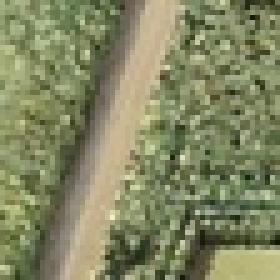
#> input picture maps/tuiles/plan_4_10_1.jpg, 56 x 56 px, shrunk from 256 x 256 before the run (shown 5 times larger)
$ python rebuild.py
#> lines starting #> are read from the running program, lines starting #| are printed output that depends on the picture
import os
from PIL import Image

# 📂 Dossier où sont les tuiles
input_dir = "tuiles"

# 🖼 Nom du fichier final
output_file = "plan_reconstruit.jpg"

# 🔍 Lister les fichiers
files = [f for f in os.listdir(input_dir) if f.endswith(".jpg")]

# Extraire les indices depuis le nom "plan_4_1_2.jpg" -> (row=1, col=2)
tiles = {}
max_row, max_col = 0, 0

for filename in files:
    parts = filename.replace(".jpg", "").split("_")
    # Exemple : plan_4_1_2 → [plan, 4, 1, 2]
    row = int(parts[-2])
    col = int(parts[-1])

    img = Image.open(os.path.join(input_dir, filename))
#> img is the input picture: PIL image 56x56 RGB; mean R, G, B 130.9, 135.4, 98.7
    tiles[(row, col)] = img

    max_row = max(max_row, row)
    max_col = max(max_col, col)

# Dimensions d’une tuile
tile_width, tile_height = next(iter(tiles.values())).size
#> tile_width = 56; tile_height = 56

# Créer l’image finale
full_width = tile_width * max_col
#> full_width = 840
full_height = tile_height * max_row
#> full_height = 560
result = Image.new("RGB", (full_width, full_height))
#> result: PIL image 840x560 RGB; every value is 0

# Coller les tuiles
for (row, col), img in tiles.items():
    x = (col - 1) * tile_width
    y = (row - 1) * tile_height
    result.paste(img, (x, y))
#> this loop made 3 passes
#> (col, x) on passes 1 to 3: (1, 0), (10, 504), (15, 784)
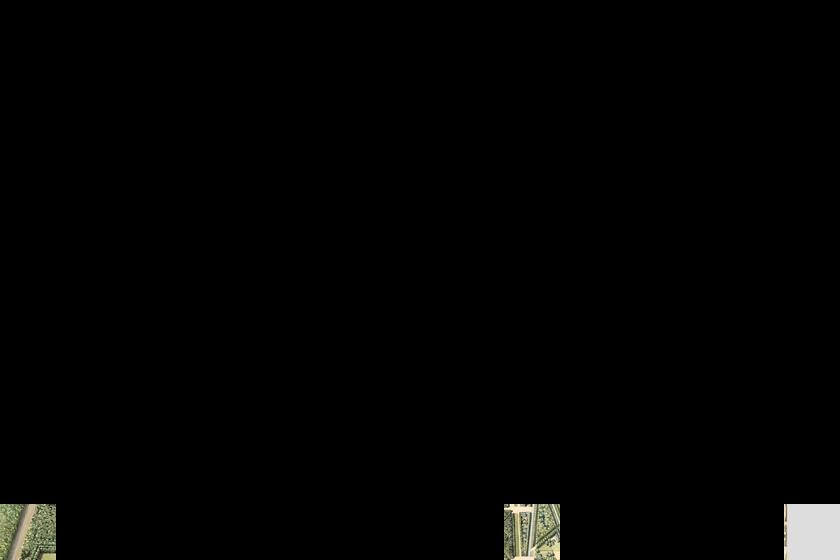
#> result: PIL image 840x560 RGB; mean R, G, B 3.3, 3.4, 2.9

# Sauver le résultat
result.save(output_file)
print(f"✅ Image reconstituée sauvegardée : {output_file}")
